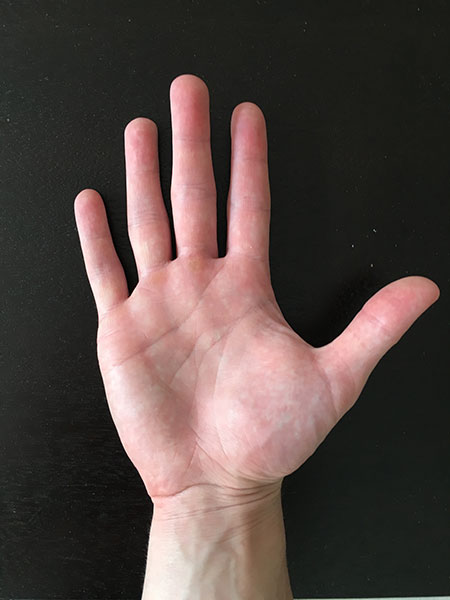
#> input picture Images/hand.jpg, 450 x 600 px
$ python location.py   (older library calls are emulated)
#> lines starting #> are read from the running program, lines starting #| are printed output that depends on the picture; after the words box and inside, x2 and y2 are one past the last pixel; in counts of white or black regions, pixels touching at a corner belong together
"""
根据轮廓极值截取出轮廓例子
"""
import imutils
import cv2


# 读取
img = cv2.imread('./Images/hand.jpg')
#> img is the input picture: shape (600, 450, 3); mean B, G, R 67, 70.8, 84.8
# 转为灰度
gray = cv2.cvtColor(img, cv2.COLOR_BGR2GRAY)
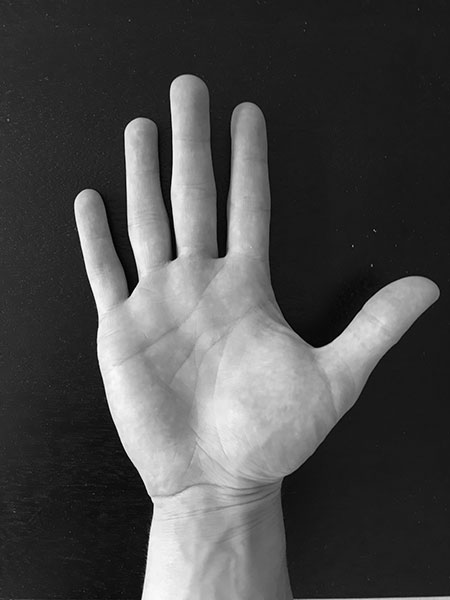
#> gray: shape (600, 450); min 0, max 254, mean 74.6
# 高斯模糊
blurred = cv2.GaussianBlur(gray, (5, 5), 0)
# 边缘检测
edged = cv2.Canny(blurred, 75, 200)
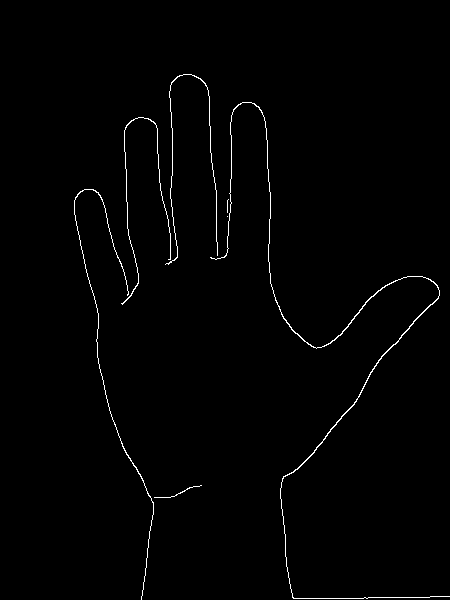
#> edged: shape (600, 450); 1% white in thin lines or dots, all inside (x1, y1, x2, y2) = (74, 74, 450, 600)

# 在边缘图中寻找轮廓，然后抓取最大的一个
contours = cv2.findContours(edged.copy(), cv2.RETR_EXTERNAL, cv2.CHAIN_APPROX_SIMPLE)
#> contours = 7 contours, 3 with area under 20; largest, box (x1, y1, x2, y2) and area: (210, 102, 450, 599) 263, (74, 189, 154, 600) 45, (121, 117, 171, 305) 30, (165, 74, 218, 265) 24
# 判断当前openCV环境
contours = contours[0] if imutils.is_cv2() else contours[1]
# 神奇
c = max(contours, key=cv2.contourArea)
#> c = contour of 622 points, box (x1, y1, x2, y2) (210, 102, 450, 599), area 263

# RGB存储为三维矩阵  灰度图像存储为二维矩阵
# 矩阵其中的2个维度是用来表示图片上的各个的像素点，说的通俗点，就是形成平面。 x y
# 另一个维度是用来表示RGB（红绿蓝）各个色 的分量。 三个值为 r g b
# 而灰度图片的RGB分量都是等值的，所以灰度图片的数据可以简化成二维矩阵。 rgb相等 [42, 42, 42] == 42
# print(img)
# print(gray)

# 那么问题来了,轮廓为什么是三维的 有一个维度表示 x y ,其他的表示什么呢
# print(c[c[:, :, 0].argmin()])

# 沿着轮廓确定更多的极值点
# 左上
extLeft = tuple(c[c[:, :, 0].argmin()][0])
#> extLeft = (210, 257)
# 右下
extRight = tuple(c[c[:, :, 0].argmax()][0])
#> extRight = (449, 596)
# 右上
extTop = tuple(c[c[:, :, 1].argmin()][0])
#> extTop = (242, 102)
# 左下
extBot = tuple(c[c[:, :, 1].argmax()][0])
#> extBot = (293, 598)

# 开始行数 选择左上与右上中最小的Y轴
sH = min(extLeft[1], extTop[1])
#> sH = 102
# 结束行数 左下与右下中最大的Y轴
eH = max(extBot[1], extRight[1])
#> eH = 598
# 开始列数 左上与左下中最小的x轴
sL = min(extLeft[0], extBot[0])
#> sL = 210
# 结束列数 右上与右下中最大的x轴
eL = max(extTop[0], extRight[0])
#> eL = 449

# 取出轮廓
img = img[sH:eH, sL:eL]
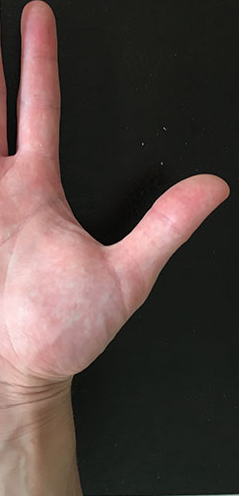
#> img: shape (496, 239, 3); mean B, G, R 65.4, 69.6, 84.9

# 输出显示image
# cv2.imshow("Image", img)
# cv2.waitKey(0)
